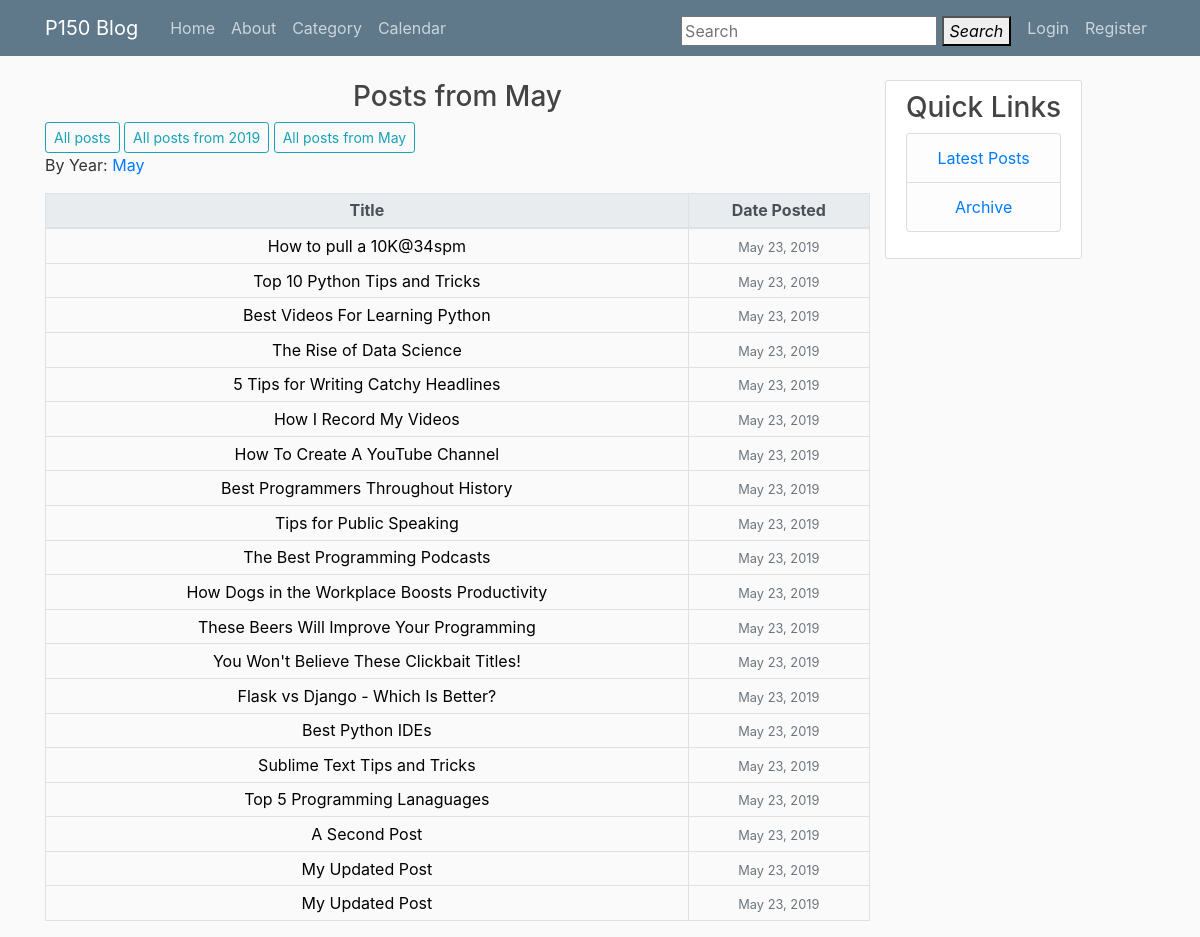
Screenshot of /archive/2019/5 with the database file from the repository.
### blog/models.py (models this page shows, shortened)
class Post(models.Model):
    title = models.CharField(max_length=100)
    content = RichTextUploadingField(config_name='default')
    date_posted = models.DateTimeField(default=timezone.now)
    author = models.ForeignKey(User, on_delete=models.CASCADE)
    category = models.ForeignKey(Category, on_delete=models.PROTECT, null=True,
                                blank=True)

### blog/views.py (the view)
class PostMonthArchiveView(MonthArchiveView):
    queryset = Post.objects.all()
    date_field = "date_posted"

### blog/templates/blog/post_archive_month.html
{% extends 'blog/base.html' %}
{% block content %}
	{% for date in date_list|slice:":1" %}
		<h3 class="text-center">Posts from {{ date|date:"F" }}</h3>
		<a class="btn btn-outline-info left btn-sm" href="{% url 'archive-index' %}">All posts</a>
		<a class="btn btn-outline-info left btn-sm" href="{% url 'archive-year' date.year %}">All posts from {{ date.year }}</a>
		<a class="btn btn-outline-info left btn-sm" href="{% url 'archive-month' date.year date.month %}">All posts from {{ date|date:"F" }}</a>
	{% endfor %}
	<p>
		By Year:
		{% for date in date_list.reverse %}
			<a href="{% url 'archive-month' date.year date.month %}">{{ date|date:"M" }}</a>
		{% endfor %}
	</p>
	<table class="table table-hover table-sm table-bordered" id="override-table">
		<thead class="thead-light text-center">
			<tr>
				<th>Title</th>
				<th>Date Posted</th>
			</tr>
		</thead>
		{% for post in object_list %}
		<tr>
			<td class="text-center">
				<a href="{% url 'post-detail' post.id %}" id="archive-link">
					{{ post.title }}
				</a>
			</td>
			<td class="text-center">
				<small class="text-muted text-right">{{ post.date_posted|date:"F j, Y" }}</small>
			</td>
		</tr>
		{% endfor %}
	</table>
{% endblock %}

### blog/static/blog/main.css (style rules this page uses)
body { background: #fafafa; color: #333333; margin-top: 5rem; }
h1, h2, h3, h4, h5, h6 { color: #444444; }
#archive-link { color: black; }
#override-table { border: 1px solid black; }

### rows the page displays
Post: title "How to pull a 10K@34spm", date_posted "May 23, 2019"
Post: title "Top 10 Python Tips and Tricks", date_posted "May 23, 2019"
Post: title "Best Videos For Learning Python", date_posted "May 23, 2019"
Post: title "The Rise of Data Science", date_posted "May 23, 2019"
Post: title "5 Tips for Writing Catchy Headlines", date_posted "May 23, 2019"
Post: title "How I Record My Videos", date_posted "May 23, 2019"
Post: title "How To Create A YouTube Channel", date_posted "May 23, 2019"
Post: title "Best Programmers Throughout History", date_posted "May 23, 2019"
Post: title "Tips for Public Speaking", date_posted "May 23, 2019"
Post: title "The Best Programming Podcasts", date_posted "May 23, 2019"
Post: title "How Dogs in the Workplace Boosts Productivity", date_posted "May 23, 2019"
Post: title "These Beers Will Improve Your Programming", date_posted "May 23, 2019"
Post: title "You Won't Believe These Clickbait Titles!", date_posted "May 23, 2019"
Post: title "Flask vs Django - Which Is Better?", date_posted "May 23, 2019"
Post: title "Best Python IDEs", date_posted "May 23, 2019"
Post: title "Sublime Text Tips and Tricks", date_posted "May 23, 2019"
Post: title "Top 5 Programming Lanaguages", date_posted "May 23, 2019"
Post: title "A Second Post", date_posted "May 23, 2019"
Post: title "My Updated Post", date_posted "May 23, 2019"
Post: title "My Updated Post", date_posted "May 23, 2019"

### other values shown
{{ date|date:"F" }} "May"
{{ date.year }} "2019"
{{ date|date:"M" }} "May"
